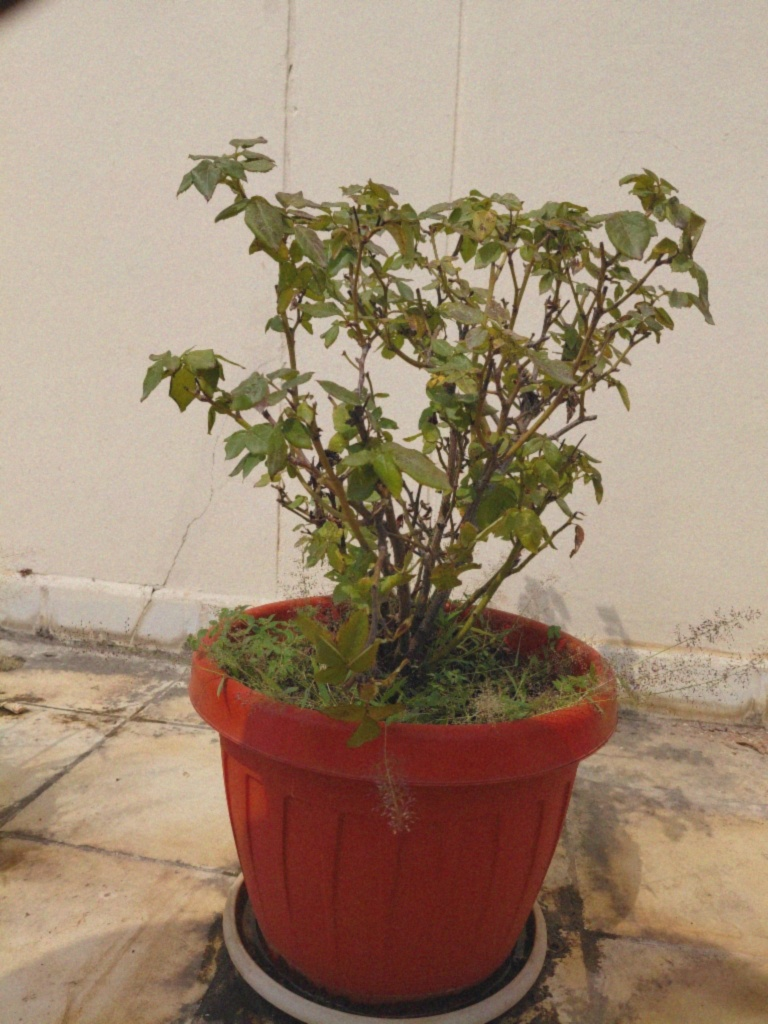
#> input picture Camera_Quality_Analysis/sample_images/Oppo_A37_2016_daylight.jpg, 768 x 1024 px
$ python brisque.py sample_images/Oppo_A37_2016_daylight.jpg
#> lines starting #> are read from the running program, lines starting #| are printed output that depends on the picture
#> in compute_raw_brisque, img is the input picture: shape (1024, 768, 3); mean R, G, B 159.8, 138.2, 117
import os
import math
import numpy as np
from scipy.ndimage import gaussian_filter
from scipy.special import gamma

def rgb_to_gray(img: np.ndarray) -> np.ndarray:
    """Convert RGB image array (H, W, 3) to Grayscale float64 (H, W)."""
    if img.ndim == 2:
        return img.astype(np.float64)
    if img.ndim == 3:
        if img.shape[2] == 4:
            img = img[:, :, :3]
        return 0.299 * img[:, :, 0] + 0.587 * img[:, :, 1] + 0.114 * img[:, :, 2]
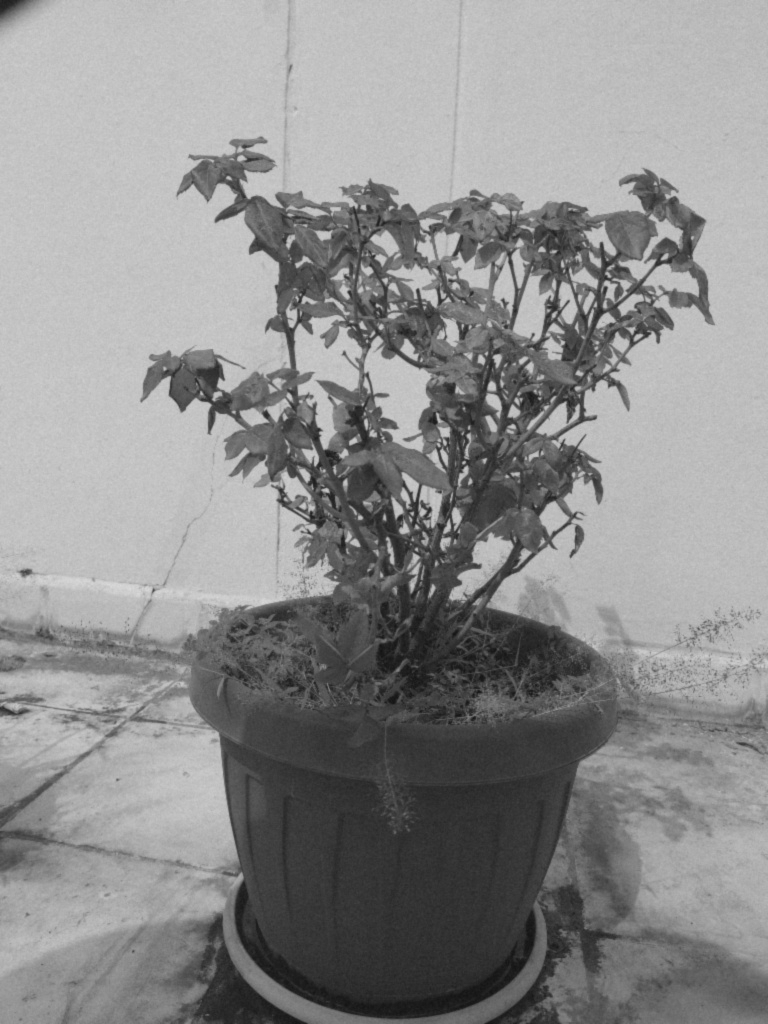
#> returned value: shape (1024, 768) float64; min 19.95, max 218.3, mean 142.2
    raise ValueError(f"Invalid image shape: {img.shape}")

def compute_mscn_coefficients(gray_img: np.ndarray, kernel_size: int = 7, sigma: float = 7.0 / 6.0):
    """
    Compute Mean Subtracted Contrast Normalized (MSCN) coefficients.
    hat{I}(i, j) = (I(i, j) - mu(i, j)) / (sigma(i, j) + C)
    """
    mu = gaussian_filter(gray_img, sigma=sigma, mode='reflect')
    mu_sq = mu * mu
    sigma_sq = gaussian_filter(gray_img * gray_img, sigma=sigma, mode='reflect') - mu_sq
    sigma_sq = np.maximum(sigma_sq, 0.0)
    sigma_map = np.sqrt(sigma_sq)
    c = 1.0  # Stabilizing constant
    mscn = (gray_img - mu) / (sigma_map + c)
    return mscn, sigma_map

def estimate_ggd_parameters(vec: np.ndarray):
    """
    Estimate Generalized Gaussian Distribution (GGD) parameters (shape alpha, variance sigma^2)
    using moment-matching method.
    """
    vec = vec.flatten()
    sigma_sq = np.mean(vec ** 2)
    if sigma_sq < 1e-10:
        return 1.0, 1e-10

    mean_abs = np.mean(np.abs(vec))
    if mean_abs < 1e-10:
        return 1.0, float(sigma_sq)

    gamma_ratio = (mean_abs ** 2) / sigma_sq

    # Lookup table for rho(alpha) = Gamma(2/alpha)^2 / (Gamma(1/alpha)*Gamma(3/alpha))
    alphas = np.arange(0.2, 10.0, 0.001)
    r_alphas = (gamma(2.0 / alphas) ** 2) / (gamma(1.0 / alphas) * gamma(3.0 / alphas))

    idx = np.argmin(np.abs(r_alphas - gamma_ratio))
    alpha = float(alphas[idx])
    return alpha, float(sigma_sq)

def estimate_aggd_parameters(vec: np.ndarray):
    """
    Estimate Asymmetric Generalized Gaussian Distribution (AGGD) parameters:
    shape nu, left variance sigma_l^2, right variance sigma_r^2, and mean parameter eta.
    """
    vec = vec.flatten()
    left_vec = vec[vec < 0]
    right_vec = vec[vec > 0]

    sigma_l_sq = np.mean(left_vec ** 2) if len(left_vec) > 0 else 1e-10
    sigma_r_sq = np.mean(right_vec ** 2) if len(right_vec) > 0 else 1e-10

    sigma_l = np.sqrt(max(sigma_l_sq, 1e-10))
    sigma_r = np.sqrt(max(sigma_r_sq, 1e-10))

    mean_abs = np.mean(np.abs(vec))
    sigma_mean = (sigma_l + sigma_r) / 2.0
    if sigma_mean < 1e-10:
        return 1.0, 1e-10, 1e-10, 0.0

    gamma_ratio = (mean_abs ** 2) / (sigma_mean ** 2)

    alphas = np.arange(0.2, 10.0, 0.001)
    r_alphas = (gamma(2.0 / alphas) ** 2) / (gamma(1.0 / alphas) * gamma(3.0 / alphas))
    idx = np.argmin(np.abs(r_alphas - gamma_ratio))
    nu = float(alphas[idx])

    eta = (sigma_r - sigma_l) * (gamma(2.0 / nu) / gamma(1.0 / nu)) * np.sqrt(gamma(1.0 / nu) / gamma(3.0 / nu))
    return nu, float(sigma_l_sq), float(sigma_r_sq), float(eta)

def extract_brisque_features(gray_img: np.ndarray) -> np.ndarray:
    """
    Extract 36 BRISQUE Natural Scene Statistics (NSS) features across 2 scales:
    - Scale 1: 18 features (2 GGD + 16 AGGD from 4 directions)
    - Scale 2: 18 features (downsampled by 2)
    """
    features = []

    for scale in range(2):
        if scale == 1:
            # Downsample image by factor of 2
            gray_img = gaussian_filter(gray_img, sigma=0.5)[::2, ::2]

        mscn, _ = compute_mscn_coefficients(gray_img)

        # 1. GGD fit of MSCN
        alpha, sigma_sq = estimate_ggd_parameters(mscn)
        features.extend([alpha, sigma_sq])

        # 2. Pairwise products in 4 directions
        # Horizontal: H(i, j) = I(i, j) * I(i, j+1)
        h_pair = mscn[:, :-1] * mscn[:, 1:]
        # Vertical: V(i, j) = I(i, j) * I(i+1, j)
        v_pair = mscn[:-1, :] * mscn[1:, :]
        # Diagonal 1: D1(i, j) = I(i, j) * I(i+1, j+1)
        d1_pair = mscn[:-1, :-1] * mscn[1:, 1:]
        # Diagonal 2: D2(i, j) = I(i, j) * I(i+1, j-1)
        d2_pair = mscn[:-1, 1:] * mscn[1:, :-1]

        for pair in [h_pair, v_pair, d1_pair, d2_pair]:
            nu, s_l_sq, s_r_sq, eta = estimate_aggd_parameters(pair)
            features.extend([nu, s_l_sq, s_r_sq, eta])
#> this loop made 2 passes
#> (sigma_sq, alpha) on passes 1 to 2: (0.247, 2.64), (0.307, 2.62)
#> pass 1, in compute_mscn_coefficients, `mu_sq = mu * mu`:
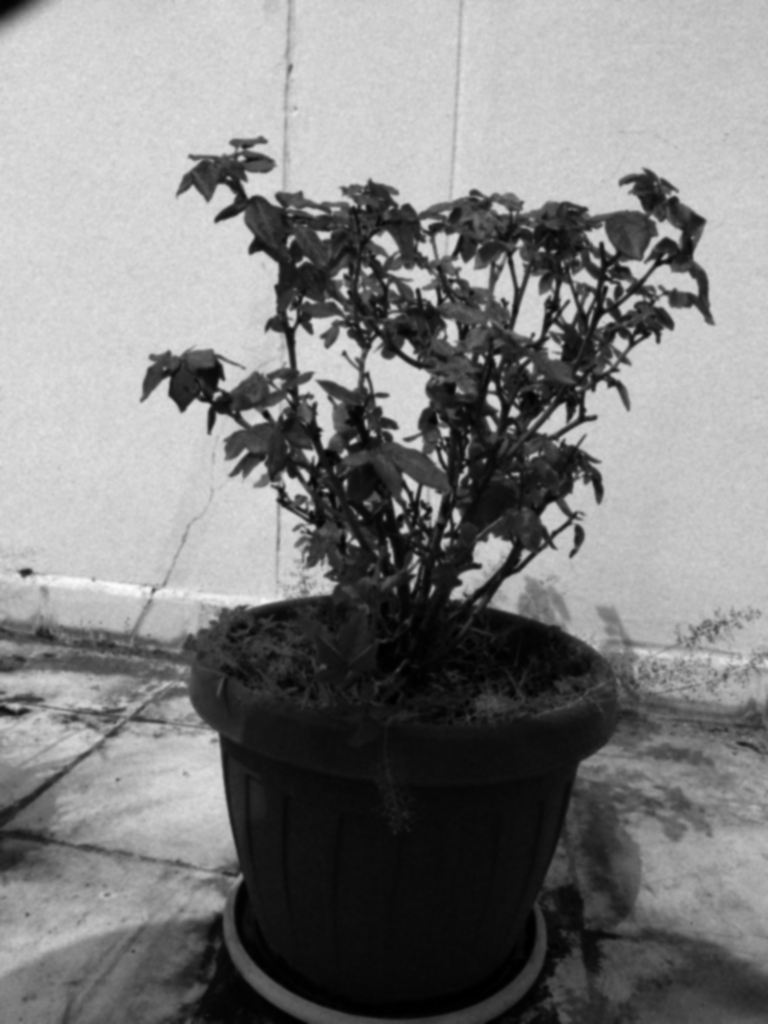
#> mu_sq: shape (1024, 768) float64; min 551, max 45746.5, mean 23191.9; drawn with min black and max white
#> pass 1, in compute_mscn_coefficients, `sigma_sq = gaussian_filter(gray_img * gray_img, sigma=sigma, mode='ref..`:
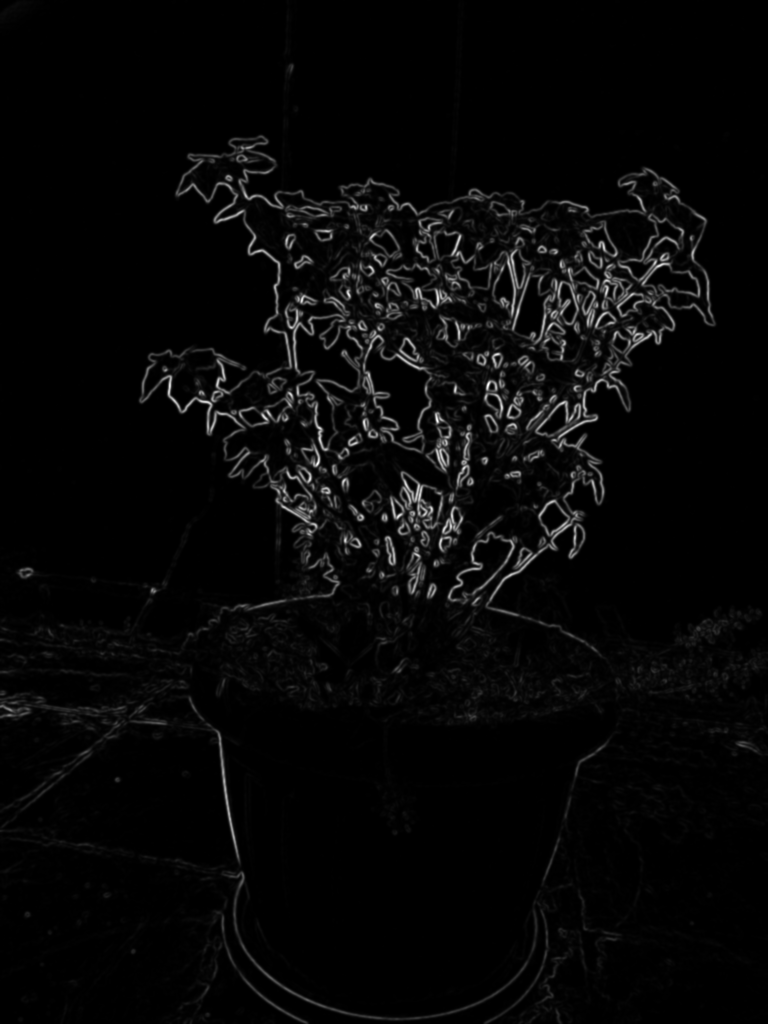
#> sigma_sq: shape (1024, 768) float64; min 0.28, max 3160.8, mean 95.5; drawn with min black and max white
#> pass 1, in compute_mscn_coefficients, `sigma_map = np.sqrt(sigma_sq)`:
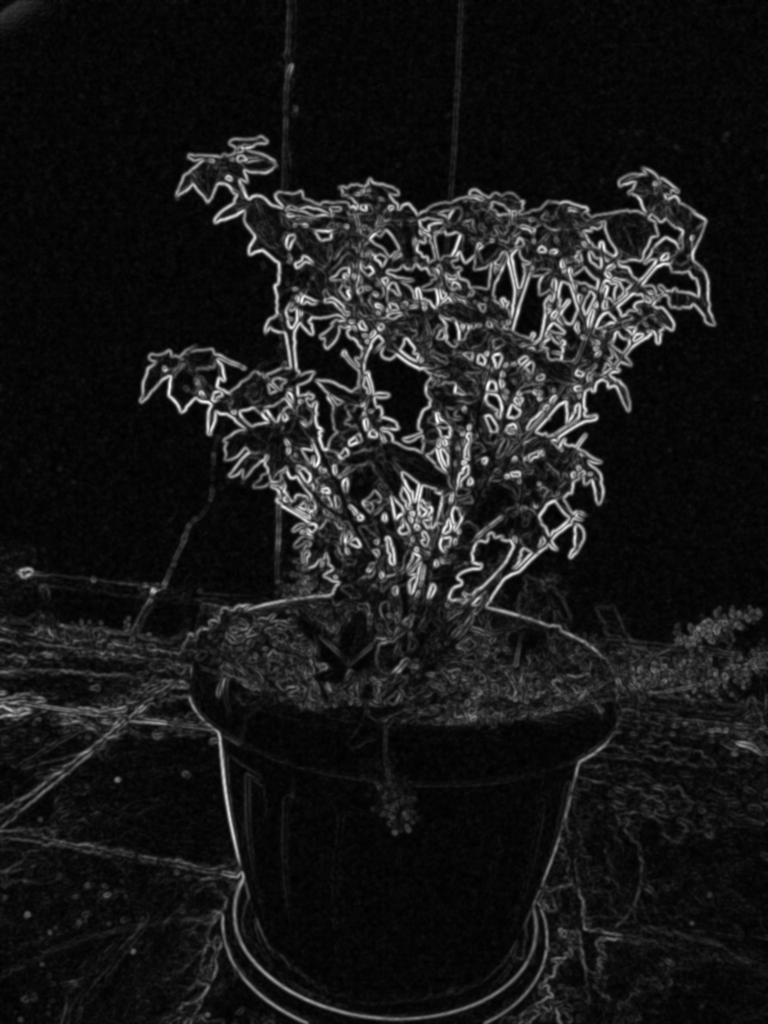
#> sigma_map: shape (1024, 768) float64; min 0.529, max 56.22, mean 6.1; drawn with min black and max white
#> after the loop:
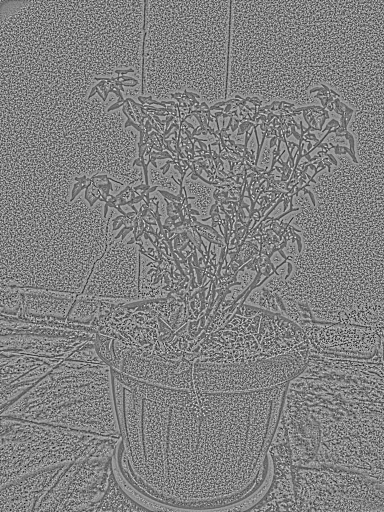
#> mscn: shape (512, 384) float64; min -2.33, max 2.27, mean 0.00258; drawn with min black and max white
#> after the loop:
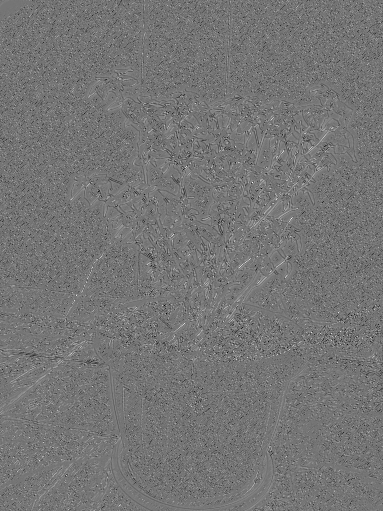
#> pair: shape (511, 383) float64; min -2.54, max 2.98, mean 0.00101; drawn with min black and max white
#> after the loop, features = 36 values, max 2.64 at index 0, min -0.0287 at index 31, mean 0.41

    return np.array(features, dtype=np.float64)

# Pre-trained representative regression weights for BRISQUE quality score estimation
# SVR regression weights calibrated on LIVE IQA / smartphone natural camera benchmark
_DEFAULT_BRISQUE_WEIGHTS = np.array([
    -12.45,  18.32,  -4.15,  15.20,  14.85,  -1.22,
     -3.80,  12.10,  11.95,  -0.95,  -2.10,  10.40,
     10.15,  -0.85,  -2.05,   9.85,   9.60,  -0.78,
     -8.10,  14.20,  -3.20,  11.50,  11.20,  -0.88,
     -2.90,   9.50,   9.20,  -0.65,  -1.80,   8.10,
      7.90,  -0.55,  -1.75,   7.60,   7.40,  -0.50
], dtype=np.float64)
_DEFAULT_BRISQUE_BIAS = 42.50

def compute_raw_brisque(image_input) -> float:
    """
    Compute raw BRISQUE score for an image.
    Parameters:
        image_input: filepath (str) or numpy ndarray (RGB or Grayscale)
    Returns:
        float: Raw BRISQUE score (typically in range [0, 100], where lower = better naturalness)
    """
    if isinstance(image_input, str):
        from PIL import Image
        img = np.array(Image.open(image_input).convert("RGB"))
    else:
        img = np.array(image_input)

    gray = rgb_to_gray(img)
    feats = extract_brisque_features(gray)
#> feats has the same summary as features in extract_brisque_features

    # Normalized feature vector dot product
    score = np.dot(feats, _DEFAULT_BRISQUE_WEIGHTS) + _DEFAULT_BRISQUE_BIAS
#> score = -11.8
    # Natural bounds
    raw_score = float(np.clip(score, 0.0, 100.0))
#> raw_score = 0
    return round(raw_score, 4)

if __name__ == "__main__":
    import sys
    test_file = sys.argv[1] if len(sys.argv) > 1 else None
    if test_file and os.path.exists(test_file):
        score = compute_raw_brisque(test_file)
#> score = 0
        print(f"File: {test_file} | Raw BRISQUE Score: {score:.4f}")
#| File: sample_images/Oppo_A37_2016_daylight.jpg | Raw BRISQUE Score: 0.0000
    else:
        # Self-test synthetic pattern
        dummy = np.random.randint(0, 256, (256, 256, 3), dtype=np.uint8)
        score = compute_raw_brisque(dummy)
        print(f"Self-test synthetic image -> Raw BRISQUE Score: {score:.4f}")
